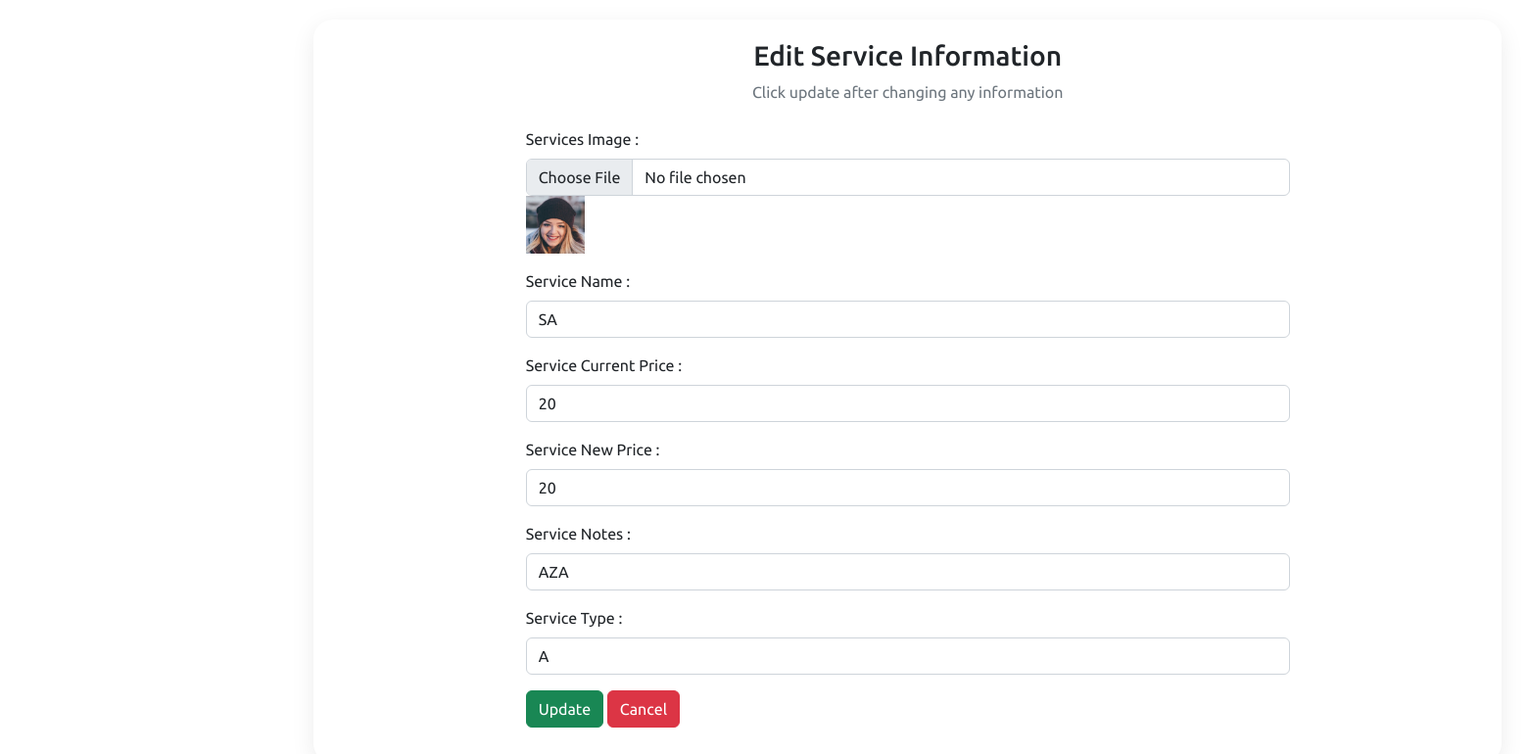
The page /offices/services/edit.php?id=10 (signed in) on the database its author committed.
### tables this page shows
CREATE TABLE `services_table` (
  `service_id` int(11) NOT NULL,
  `service_name` varchar(65) NOT NULL,
  `service_image` varchar(255) NOT NULL,
  `service_current_price` varchar(35) NOT NULL,
  `service_new_price` float NOT NULL,
  `service_notes` text NOT NULL,
  `isavailable` tinyint(4) NOT NULL DEFAULT 1,
  `service_type` varchar(15) NOT NULL,
  `service_office` int(6) NOT NULL
);

### offices/services/edit.php (the view, shortened to what this page needs)
<?php
include "../db_conn.php";
$id = $_GET["id"];
?>
<!DOCTYPE html>
<html lang="en">
<head>
  <link rel="stylesheet" href="../assets/css/style.css">
  <link href="https://cdn.jsdelivr.net/npm/bootstrap@5.2.3/dist/css/bootstrap.min.css" rel="stylesheet">
  <link rel="stylesheet" href="https://cdnjs.cloudflare.com/ajax/libs/font-awesome/6.4.0/css/all.min.css" />
</head>
<body>
<div class="main">
    <div class="details">
    <div class="recentOrders">
  <div class="container">
    <div class="text-center mb-4">
      <h3>Edit Service Information</h3>
      <p class="text-muted">Click update after changing any information</p>
    </div>
    <?php
    $sql = "SELECT * FROM `services_table` WHERE service_id = $id LIMIT 1";
    $result = mysqli_query($conn, $sql);
    $row = mysqli_fetch_assoc($result);
    ?>
    <div class="container d-flex justify-content-center">
      <form action="" method="post" enctype="multipart/form-data" style="width:50vw; min-width:300px;">
      <div class="row mb-3">
             <div class="mb-3">
               <label class="form-label">Services Image :</label>
               <input type="file" class="form-control" name="choosefile">
               <img src="../upload/services/<?php echo $row['service_image'] ?>" width="60px">
             </div>
             <div class="mb-3">
                  <label class="form-label">Service Name :</label>
                  <input type="text" class="form-control" name="service_name" value="<?php echo $row['service_name'] ?>">
             </div>
             <div class="mb-3">
               <label class="form-label">Service Current Price :</label>
               <input type="text" class="form-control" name="service_current_price" value="<?php echo $row['service_current_price'] ?>">
             </div>
             <div class="mb-3">
                  <label class="form-label">Service New Price :</label>
                  <input type="text" class="form-control" name="service_new_price" value="<?php echo $row['service_new_price'] ?>">
             </div>
             <div class="mb-3">
                  <label class="form-label">Service Notes :</label>
                  <input type="text" class="form-control" name="service_notes" value="<?php echo $row['service_notes'] ?>">
             </div>
             <div class="mb-3">
                  <label class="form-label">Service Type :</label>
                  <input type="text" class="form-control" name="service_type" value="<?php echo $row['service_type'] ?>">
             </div>
        <div>
          <button type="submit" class="btn btn-success" name="submit">Update</button>
          <a href="../services.php" class="btn btn-danger">Cancel</a>
        </div>
      </form>
    </div>
  </div>
  </div>
  </div>
</body>
</html>

### offices/assets/css/style.css (style rules this page uses)
* { font-family: "Ubuntu", sans-serif; margin: 0; padding: 0; box-sizing: border-box; }
:root { --blue: #c23616; --white: #fff; --gray: #f5f5f5; --black1: #222; --black2: #999; }
body { min-height: 100vh; overflow-x: hidden; }
.container { position: relative; width: 100%; }
.main { position: absolute; width: calc(100% - 300px); left: 300px; min-height: 100vh; background: var(--white); transition: 0.5s; }
.details { position: relative; width: 150%; padding: 20px; display: grid; grid-template-columns: 2fr 1fr; grid-gap: 30px; }
.details .recentOrders { position: relative; display: grid; min-height: 500px; background: var(--white); padding: 20px; box-shadow: 0 7px 25px rgba(0, 0, 0, 0.08); border-radius: 20px; }

### rows shown on the page
services_table: service_image (picture), service_name "SA", service_current_price "20", service_new_price "20", service_notes "AZA", service_type "A"
